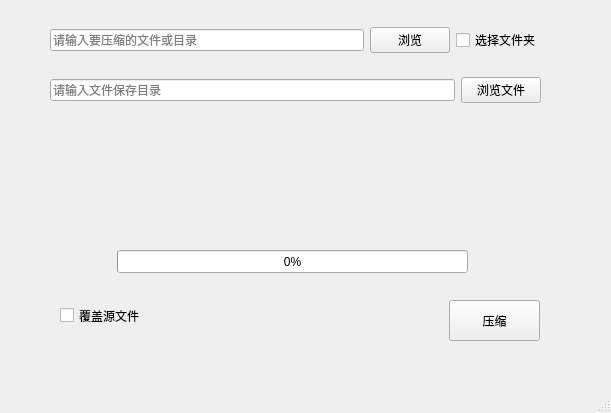
<?xml version="1.0" encoding="UTF-8"?>
<ui version="4.0">
 <class>MainWindow</class>
 <widget class="QMainWindow" name="MainWindow">
  <property name="geometry">
   <rect>
    <x>0</x>
    <y>0</y>
    <width>611</width>
    <height>413</height>
   </rect>
  </property>
  <property name="windowTitle">
   <string>图片压缩工具</string>
  </property>
  <widget class="QWidget" name="centralwidget">
   <widget class="QWidget" name="horizontalLayoutWidget">
    <property name="geometry">
     <rect>
      <x>50</x>
      <y>20</y>
      <width>491</width>
      <height>41</height>
     </rect>
    </property>
    <layout class="QHBoxLayout" name="horizontalLayout">
     <item>
      <widget class="QLineEdit" name="filePathEdit">
       <property name="toolTip">
        <string/>
       </property>
       <property name="statusTip">
        <string/>
       </property>
       <property name="whatsThis">
        <string/>
       </property>
       <property name="inputMask">
        <string/>
       </property>
       <property name="text">
        <string extracomment="请输入要压缩的文件或目录"/>
       </property>
       <property name="placeholderText">
        <string>请输入要压缩的文件或目录</string>
       </property>
      </widget>
     </item>
     <item>
      <widget class="QPushButton" name="browserFileBtn">
       <property name="text">
        <string>浏览</string>
       </property>
      </widget>
     </item>
     <item>
      <widget class="QCheckBox" name="selectDirCheckBox">
       <property name="enabled">
        <bool>true</bool>
       </property>
       <property name="text">
        <string>选择文件夹</string>
       </property>
      </widget>
     </item>
    </layout>
   </widget>
   <widget class="QPushButton" name="compressBtn">
    <property name="geometry">
     <rect>
      <x>449</x>
      <y>300</y>
      <width>91</width>
      <height>41</height>
     </rect>
    </property>
    <property name="text">
     <string>压缩</string>
    </property>
   </widget>
   <widget class="QLabel" name="label">
    <property name="geometry">
     <rect>
      <x>60</x>
      <y>140</y>
      <width>471</width>
      <height>91</height>
     </rect>
    </property>
    <property name="text">
     <string/>
    </property>
    <property name="alignment">
     <set>Qt::AlignLeading|Qt::AlignLeft|Qt::AlignTop</set>
    </property>
   </widget>
   <widget class="QWidget" name="horizontalLayoutWidget_2">
    <property name="geometry">
     <rect>
      <x>50</x>
      <y>70</y>
      <width>491</width>
      <height>41</height>
     </rect>
    </property>
    <layout class="QHBoxLayout" name="horizontalLayout_2">
     <item>
      <widget class="QLineEdit" name="filePathSaveEdit">
       <property name="toolTip">
        <string/>
       </property>
       <property name="statusTip">
        <string/>
       </property>
       <property name="whatsThis">
        <string/>
       </property>
       <property name="inputMask">
        <string/>
       </property>
       <property name="text">
        <string extracomment="请输入要压缩的文件或目录"/>
       </property>
       <property name="placeholderText">
        <string>请输入文件保存目录</string>
       </property>
      </widget>
     </item>
     <item>
      <widget class="QPushButton" name="browserFileSaveBtn">
       <property name="text">
        <string>浏览文件</string>
       </property>
      </widget>
     </item>
    </layout>
   </widget>
   <widget class="QProgressBar" name="progressBar">
    <property name="geometry">
     <rect>
      <x>117</x>
      <y>250</y>
      <width>351</width>
      <height>23</height>
     </rect>
    </property>
    <property name="value">
     <number>0</number>
    </property>
   </widget>
   <widget class="QCheckBox" name="overrideSrc">
    <property name="geometry">
     <rect>
      <x>60</x>
      <y>300</y>
      <width>101</width>
      <height>31</height>
     </rect>
    </property>
    <property name="text">
     <string>覆盖源文件</string>
    </property>
   </widget>
  </widget>
  <widget class="QMenuBar" name="menubar">
   <property name="geometry">
    <rect>
     <x>0</x>
     <y>0</y>
     <width>611</width>
     <height>25</height>
    </rect>
   </property>
  </widget>
  <widget class="QStatusBar" name="statusbar"/>
 </widget>
 <tabstops>
  <tabstop>filePathEdit</tabstop>
  <tabstop>filePathSaveEdit</tabstop>
  <tabstop>browserFileSaveBtn</tabstop>
  <tabstop>compressBtn</tabstop>
 </tabstops>
 <resources/>
 <connections/>
</ui>
